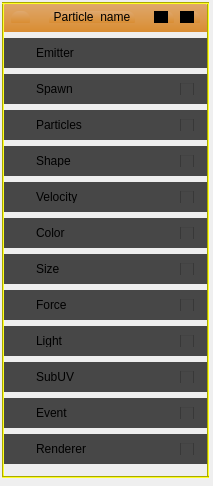
<?xml version="1.0" encoding="UTF-8"?>
<ui version="4.0">
 <class>particleItemWidget</class>
 <widget class="QWidget" name="particleItemWidget">
  <property name="windowModality">
   <enum>Qt::NonModal</enum>
  </property>
  <property name="geometry">
   <rect>
    <x>0</x>
    <y>0</y>
    <width>213</width>
    <height>486</height>
   </rect>
  </property>
  <property name="minimumSize">
   <size>
    <width>0</width>
    <height>0</height>
   </size>
  </property>
  <property name="windowTitle">
   <string>Item</string>
  </property>
  <property name="inputMethodHints">
   <set>Qt::ImhNone</set>
  </property>
  <widget class="QWidget" name="verticalLayoutWidget">
   <property name="geometry">
    <rect>
     <x>0</x>
     <y>0</y>
     <width>211</width>
     <height>481</height>
    </rect>
   </property>
   <layout class="QVBoxLayout" name="verticalLayout">
    <property name="leftMargin">
     <number>2</number>
    </property>
    <property name="topMargin">
     <number>2</number>
    </property>
    <property name="rightMargin">
     <number>2</number>
    </property>
    <property name="bottomMargin">
     <number>2</number>
    </property>
    <item>
     <widget class="OpenParticleSystemEditor::ParticleLineWidget" name="titleWidget" native="true">
      <property name="maximumSize">
       <size>
        <width>16777215</width>
        <height>30</height>
       </size>
      </property>
      <property name="styleSheet">
       <string notr="true">background-color: qlineargradient(spread:pad, x1:0, x2:0, y1:0, y2:1, stop:0 rgba(223, 169, 112, 255), stop:1 rgba(217, 141, 50, 255));
border-top-left-radius: 8px;
border-top-right-radius: 8px;
border-bottom-left-radius: 1px;
border-bottom-right-radius: 1px;
</string>
      </property>
      <layout class="QHBoxLayout" name="horizontalLayout_13">
       <item>
        <widget class="QToolButton" name="toolButton">
         <property name="text">
          <string/>
         </property>
        </widget>
       </item>
       <item>
        <spacer name="horizontalSpacer">
         <property name="orientation">
          <enum>Qt::Horizontal</enum>
         </property>
         <property name="sizeHint" stdset="0">
          <size>
           <width>40</width>
           <height>20</height>
          </size>
         </property>
        </spacer>
       </item>
       <item>
        <widget class="QToolButton" name="btnParticleName">
         <property name="text">
          <string>Particle_name</string>
         </property>
        </widget>
       </item>
       <item>
        <spacer name="horizontalSpacer_2">
         <property name="orientation">
          <enum>Qt::Horizontal</enum>
         </property>
         <property name="sizeHint" stdset="0">
          <size>
           <width>40</width>
           <height>20</height>
          </size>
         </property>
        </spacer>
       </item>
       <item>
        <widget class="QCheckBox" name="checkSolo">
         <property name="enabled">
          <bool>true</bool>
         </property>
         <property name="sizePolicy">
          <sizepolicy hsizetype="Fixed" vsizetype="Fixed">
           <horstretch>0</horstretch>
           <verstretch>0</verstretch>
          </sizepolicy>
         </property>
         <property name="styleSheet">
          <string notr="true">
               QCheckBox::indicator:unchecked{image: url(:/Gallery/Asset_File.svg);}
               QCheckBox::indicator:checked{image: url(:/Gallery/Favorite_File.svg);}
             </string>
         </property>
         <property name="text">
          <string/>
         </property>
         <property name="checked">
          <bool>false</bool>
         </property>
        </widget>
       </item>
       <item>
        <widget class="QCheckBox" name="checkParticleName">
         <property name="sizePolicy">
          <sizepolicy hsizetype="Fixed" vsizetype="Fixed">
           <horstretch>0</horstretch>
           <verstretch>0</verstretch>
          </sizepolicy>
         </property>
         <property name="styleSheet">
          <string notr="true">QCheckBox::indicator:unchecked{image: url(:/stylesheet/img/UI20/checkbox/off.svg);}
QCheckBox::indicator:checked{image: url(:/stylesheet/img/UI20/checkbox/on.svg);}</string>
         </property>
         <property name="text">
          <string/>
         </property>
         <property name="checked">
          <bool>true</bool>
         </property>
        </widget>
       </item>
      </layout>
     </widget>
    </item>
    <item>
     <widget class="OpenParticleSystemEditor::ParticleLineWidget" name="emitterWidget" native="true">
      <property name="maximumSize">
       <size>
        <width>16777215</width>
        <height>30</height>
       </size>
      </property>
      <property name="styleSheet">
       <string notr="true">background-color: #474747;
border-radius: 1px;</string>
      </property>
      <layout class="QHBoxLayout" name="horizontalLayout_25">
       <item>
        <widget class="QToolButton" name="toolButton_21">
         <property name="text">
          <string/>
         </property>
         <property name="icon">
          <iconset resource="../../../../../Engines/o3de/Code/Framework/AzQtComponents/AzQtComponents/Components/resources.qrc">
           <normaloff>:/ColorPickerDialog/ColorGrid/toggle-normal-on.svg</normaloff>:/ColorPickerDialog/ColorGrid/toggle-normal-on.svg</iconset>
         </property>
        </widget>
       </item>
       <item>
        <widget class="QLabel" name="label_21">
         <property name="text">
          <string>Emitter</string>
         </property>
        </widget>
       </item>
      </layout>
     </widget>
    </item>
    <item>
     <widget class="OpenParticleSystemEditor::ParticleLineWidget" name="spawnWidget" native="true">
      <property name="maximumSize">
       <size>
        <width>16777215</width>
        <height>30</height>
       </size>
      </property>
      <property name="styleSheet">
       <string notr="true">background-color: #474747;
border-radius: 1px;</string>
      </property>
      <layout class="QHBoxLayout" name="horizontalLayout_24">
       <item>
        <widget class="QToolButton" name="toolButton_20">
         <property name="text">
          <string/>
         </property>
         <property name="icon">
          <iconset resource="../../../../../Engines/o3de/Code/Framework/AzQtComponents/AzQtComponents/Components/resources.qrc">
           <normaloff>:/Gallery/Grid-small.svg</normaloff>:/Gallery/Grid-small.svg</iconset>
         </property>
        </widget>
       </item>
       <item>
        <widget class="QLabel" name="label_20">
         <property name="text">
          <string>Spawn</string>
         </property>
        </widget>
       </item>
       <item>
        <widget class="QCheckBox" name="checkSpawn">
         <property name="sizePolicy">
          <sizepolicy hsizetype="Fixed" vsizetype="Fixed">
           <horstretch>0</horstretch>
           <verstretch>0</verstretch>
          </sizepolicy>
         </property>
         <property name="styleSheet">
          <string notr="true">QCheckBox::indicator:unchecked{image: url(:/stylesheet/img/UI20/checkbox/off.svg);}
QCheckBox::indicator:checked{image: url(:/stylesheet/img/UI20/checkbox/on.svg);}</string>
         </property>
         <property name="text">
          <string/>
         </property>
        </widget>
       </item>
      </layout>
     </widget>
    </item>
    <item>
     <widget class="OpenParticleSystemEditor::ParticleLineWidget" name="particlesWidget" native="true">
      <property name="maximumSize">
       <size>
        <width>16777215</width>
        <height>30</height>
       </size>
      </property>
      <property name="styleSheet">
       <string notr="true">background-color: #474747;
border-radius: 1px;</string>
      </property>
      <layout class="QHBoxLayout" name="horizontalLayout_17">
       <item>
        <widget class="QToolButton" name="toolButton_10">
         <property name="text">
          <string/>
         </property>
         <property name="icon">
          <iconset resource="../../../../../Engines/o3de/Code/Framework/AzQtComponents/AzQtComponents/Components/resources.qrc">
           <normaloff>:/OpenParticleSystem/Icons/Particle.svg</normaloff>:/OpenParticleSystem/Icons/Particle.svg</iconset>
         </property>
        </widget>
       </item>
       <item>
        <widget class="QLabel" name="label_10">
         <property name="text">
          <string>Particles</string>
         </property>
        </widget>
       </item>
       <item>
        <widget class="QCheckBox" name="checkParticles">
         <property name="sizePolicy">
          <sizepolicy hsizetype="Fixed" vsizetype="Fixed">
           <horstretch>0</horstretch>
           <verstretch>0</verstretch>
          </sizepolicy>
         </property>
         <property name="styleSheet">
          <string notr="true">QCheckBox::indicator:unchecked{image: url(:/stylesheet/img/UI20/checkbox/off.svg);}
QCheckBox::indicator:checked{image: url(:/stylesheet/img/UI20/checkbox/on.svg);}</string>
         </property>
         <property name="text">
          <string/>
         </property>
        </widget>
       </item>
      </layout>
     </widget>
    </item>
    <item>
     <widget class="OpenParticleSystemEditor::ParticleLineWidget" name="locationWidget" native="true">
      <property name="maximumSize">
       <size>
        <width>16777215</width>
        <height>30</height>
       </size>
      </property>
      <property name="styleSheet">
       <string notr="true">background-color: #474747;
border-radius: 1px;</string>
      </property>
      <layout class="QHBoxLayout" name="horizontalLayout_18">
       <item>
        <widget class="QToolButton" name="toolButton_11">
         <property name="text">
          <string/>
         </property>
         <property name="icon">
          <iconset resource="../../../../../Engines/o3de/Code/Framework/AzQtComponents/AzQtComponents/Components/resources.qrc">
           <normaloff>:/stylesheet/img/UI20/toolbar/SketchMode.svg</normaloff>:/stylesheet/img/UI20/toolbar/SketchMode.svg</iconset>
         </property>
        </widget>
       </item>
       <item>
        <widget class="QLabel" name="label_11">
         <property name="text">
          <string>Shape</string>
         </property>
        </widget>
       </item>
       <item>
        <widget class="QCheckBox" name="checkLocation">
         <property name="sizePolicy">
          <sizepolicy hsizetype="Fixed" vsizetype="Fixed">
           <horstretch>0</horstretch>
           <verstretch>0</verstretch>
          </sizepolicy>
         </property>
         <property name="styleSheet">
          <string notr="true">QCheckBox::indicator:unchecked{image: url(:/stylesheet/img/UI20/checkbox/off.svg);}
QCheckBox::indicator:checked{image: url(:/stylesheet/img/UI20/checkbox/on.svg);}</string>
         </property>
         <property name="text">
          <string/>
         </property>
         <property name="iconSize">
          <size>
           <width>13</width>
           <height>13</height>
          </size>
         </property>
        </widget>
       </item>
      </layout>
     </widget>
    </item>
    <item>
     <widget class="OpenParticleSystemEditor::ParticleLineWidget" name="velocityWidget" native="true">
      <property name="maximumSize">
       <size>
        <width>16777215</width>
        <height>30</height>
       </size>
      </property>
      <property name="styleSheet">
       <string notr="true">background-color: #474747;
border-radius: 1px;</string>
      </property>
      <layout class="QHBoxLayout" name="horizontalLayout_19">
       <item>
        <widget class="QToolButton" name="toolButton_12">
         <property name="text">
          <string/>
         </property>
         <property name="icon">
          <iconset resource="../../../../../Engines/o3de/Code/Framework/AzQtComponents/AzQtComponents/Components/resources.qrc">
           <normaloff>:/stylesheet/img/UI20/toolbar/joints/SwingLimits.svg</normaloff>:/stylesheet/img/UI20/toolbar/joints/SwingLimits.svg</iconset>
         </property>
        </widget>
       </item>
       <item>
        <widget class="QLabel" name="label_12">
         <property name="text">
          <string>Velocity</string>
         </property>
        </widget>
       </item>
       <item>
        <widget class="QCheckBox" name="checkVelocity">
         <property name="sizePolicy">
          <sizepolicy hsizetype="Fixed" vsizetype="Fixed">
           <horstretch>0</horstretch>
           <verstretch>0</verstretch>
          </sizepolicy>
         </property>
         <property name="styleSheet">
          <string notr="true">QCheckBox::indicator:unchecked{image: url(:/stylesheet/img/UI20/checkbox/off.svg);}
QCheckBox::indicator:checked{image: url(:/stylesheet/img/UI20/checkbox/on.svg);}</string>
         </property>
         <property name="text">
          <string/>
         </property>
        </widget>
       </item>
      </layout>
     </widget>
    </item>
    <item>
     <widget class="OpenParticleSystemEditor::ParticleLineWidget" name="colorWidget" native="true">
      <property name="maximumSize">
       <size>
        <width>16777215</width>
        <height>30</height>
       </size>
      </property>
      <property name="styleSheet">
       <string notr="true">background-color: #474747;
border-radius: 1px;</string>
      </property>
      <layout class="QHBoxLayout" name="horizontalLayout_26">
       <item>
        <widget class="QToolButton" name="toolButton_17">
         <property name="text">
          <string/>
         </property>
         <property name="icon">
          <iconset resource="../../../../../Engines/o3de/Code/Framework/AzQtComponents/AzQtComponents/Components/resources.qrc">
           <normaloff>:/ColorPickerDialog/ColorGrid/eyedropper-normal.svg</normaloff>:/ColorPickerDialog/ColorGrid/eyedropper-normal.svg</iconset>
         </property>
        </widget>
       </item>
       <item>
        <widget class="QLabel" name="label_17">
         <property name="text">
          <string>Color</string>
         </property>
        </widget>
       </item>
       <item>
        <widget class="QCheckBox" name="checkColor">
         <property name="sizePolicy">
          <sizepolicy hsizetype="Fixed" vsizetype="Fixed">
           <horstretch>0</horstretch>
           <verstretch>0</verstretch>
          </sizepolicy>
         </property>
         <property name="styleSheet">
          <string notr="true">QCheckBox::indicator:unchecked{image: url(:/stylesheet/img/UI20/checkbox/off.svg);}
QCheckBox::indicator:checked{image: url(:/stylesheet/img/UI20/checkbox/on.svg);}</string>
         </property>
         <property name="text">
          <string/>
         </property>
        </widget>
       </item>
      </layout>
     </widget>
    </item>
    <item>
     <widget class="OpenParticleSystemEditor::ParticleLineWidget" name="sizeWidget" native="true">
      <property name="maximumSize">
       <size>
        <width>16777215</width>
        <height>30</height>
       </size>
      </property>
      <property name="styleSheet">
       <string notr="true">background-color: #474747;
border-radius: 1px;</string>
      </property>
      <layout class="QHBoxLayout" name="horizontalLayout_20">
       <item>
        <widget class="QToolButton" name="toolButton_13">
         <property name="text">
          <string/>
         </property>
         <property name="icon">
          <iconset resource="../../../../../Engines/o3de/Code/Framework/AzQtComponents/AzQtComponents/Components/resources.qrc">
           <normaloff>:/stylesheet/img/UI20/toolbar/Measure.svg</normaloff>:/stylesheet/img/UI20/toolbar/Measure.svg</iconset>
         </property>
        </widget>
       </item>
       <item>
        <widget class="QLabel" name="label_13">
         <property name="text">
          <string>Size</string>
         </property>
        </widget>
       </item>
       <item>
        <widget class="QCheckBox" name="checkSize">
         <property name="sizePolicy">
          <sizepolicy hsizetype="Fixed" vsizetype="Fixed">
           <horstretch>0</horstretch>
           <verstretch>0</verstretch>
          </sizepolicy>
         </property>
         <property name="styleSheet">
          <string notr="true">QCheckBox::indicator:unchecked{image: url(:/stylesheet/img/UI20/checkbox/off.svg);}
QCheckBox::indicator:checked{image: url(:/stylesheet/img/UI20/checkbox/on.svg);}</string>
         </property>
         <property name="text">
          <string/>
         </property>
        </widget>
       </item>
      </layout>
     </widget>
    </item>
    <item>
     <widget class="OpenParticleSystemEditor::ParticleLineWidget" name="forceWidget" native="true">
      <property name="maximumSize">
       <size>
        <width>16777215</width>
        <height>30</height>
       </size>
      </property>
      <property name="styleSheet">
       <string notr="true">background-color: #474747;
border-radius: 1px;</string>
      </property>
      <layout class="QHBoxLayout" name="horizontalLayout_21">
       <item>
        <widget class="QToolButton" name="toolButton_14">
         <property name="text">
          <string/>
         </property>
         <property name="icon">
          <iconset resource="../../../../../Engines/o3de/Code/Framework/AzQtComponents/AzQtComponents/Components/resources.qrc">
           <normaloff>:/stylesheet/img/UI20/toolbar/joints/MaxForce.svg</normaloff>:/stylesheet/img/UI20/toolbar/joints/MaxForce.svg</iconset>
         </property>
        </widget>
       </item>
       <item>
        <widget class="QLabel" name="label_14">
         <property name="text">
          <string>Force</string>
         </property>
        </widget>
       </item>
       <item>
        <widget class="QCheckBox" name="checkForce">
         <property name="sizePolicy">
          <sizepolicy hsizetype="Fixed" vsizetype="Fixed">
           <horstretch>0</horstretch>
           <verstretch>0</verstretch>
          </sizepolicy>
         </property>
         <property name="styleSheet">
          <string notr="true">QCheckBox::indicator:unchecked{image: url(:/stylesheet/img/UI20/checkbox/off.svg);}
QCheckBox::indicator:checked{image: url(:/stylesheet/img/UI20/checkbox/on.svg);}</string>
         </property>
         <property name="text">
          <string/>
         </property>
        </widget>
       </item>
      </layout>
     </widget>
    </item>
    <item>
     <widget class="OpenParticleSystemEditor::ParticleLineWidget" name="lightWidget" native="true">
      <property name="maximumSize">
       <size>
        <width>16777215</width>
        <height>30</height>
       </size>
      </property>
      <property name="styleSheet">
       <string notr="true">background-color: #474747;
border-radius: 1px;</string>
      </property>
      <layout class="QHBoxLayout" name="horizontalLayout_27">
       <item>
        <widget class="QToolButton" name="toolButton_18">
         <property name="text">
          <string/>
         </property>
         <property name="icon">
          <iconset resource="../../../../../Engines/o3de/Code/Framework/AzQtComponents/AzQtComponents/Components/resources.qrc">
           <normaloff>:/stylesheet/img/UI20/toolbar/Lighting.svg</normaloff>:/stylesheet/img/UI20/toolbar/Lighting.svg</iconset>
         </property>
        </widget>
       </item>
       <item>
        <widget class="QLabel" name="label_18">
         <property name="text">
          <string>Light</string>
         </property>
        </widget>
       </item>
       <item>
        <widget class="QCheckBox" name="checkLight">
         <property name="sizePolicy">
          <sizepolicy hsizetype="Fixed" vsizetype="Fixed">
           <horstretch>0</horstretch>
           <verstretch>0</verstretch>
          </sizepolicy>
         </property>
         <property name="styleSheet">
          <string notr="true">QCheckBox::indicator:unchecked{image: url(:/stylesheet/img/UI20/checkbox/off.svg);}
QCheckBox::indicator:checked{image: url(:/stylesheet/img/UI20/checkbox/on.svg);}</string>
         </property>
         <property name="text">
          <string/>
         </property>
        </widget>
       </item>
      </layout>
     </widget>
    </item>
    <item>
     <widget class="OpenParticleSystemEditor::ParticleLineWidget" name="subUVWidget" native="true">
      <property name="maximumSize">
       <size>
        <width>16777215</width>
        <height>30</height>
       </size>
      </property>
      <property name="styleSheet">
       <string notr="true">background-color: #474747;
border-radius: 1px;</string>
      </property>
      <layout class="QHBoxLayout" name="horizontalLayout_22">
       <item>
        <widget class="QToolButton" name="toolButton_15">
         <property name="text">
          <string/>
         </property>
         <property name="icon">
          <iconset resource="../../../../../Engines/o3de/Code/Framework/AzQtComponents/AzQtComponents/Components/resources.qrc">
           <normaloff>:/stylesheet/img/UI20/toolbar/XY2_copy.svg</normaloff>:/stylesheet/img/UI20/toolbar/XY2_copy.svg</iconset>
         </property>
        </widget>
       </item>
       <item>
        <widget class="QLabel" name="label_15">
         <property name="text">
          <string>SubUV</string>
         </property>
        </widget>
       </item>
       <item>
        <widget class="QCheckBox" name="checkSubUV">
         <property name="sizePolicy">
          <sizepolicy hsizetype="Fixed" vsizetype="Fixed">
           <horstretch>0</horstretch>
           <verstretch>0</verstretch>
          </sizepolicy>
         </property>
         <property name="styleSheet">
          <string notr="true">QCheckBox::indicator:unchecked{image: url(:/stylesheet/img/UI20/checkbox/off.svg);}
QCheckBox::indicator:checked{image: url(:/stylesheet/img/UI20/checkbox/on.svg);}</string>
         </property>
         <property name="text">
          <string/>
         </property>
        </widget>
       </item>
      </layout>
     </widget>
    </item>
    <item>
     <widget class="OpenParticleSystemEditor::ParticleLineWidget" name="eventWidget" native="true">
      <property name="maximumSize">
       <size>
        <width>16777215</width>
        <height>30</height>
       </size>
      </property>
      <property name="styleSheet">
       <string notr="true">background-color: #474747;
border-radius: 1px;</string>
      </property>
      <layout class="QHBoxLayout" name="horizontalLayout_28">
       <item>
        <widget class="QToolButton" name="toolButton_19">
         <property name="text">
          <string/>
         </property>
         <property name="icon">
          <iconset resource="../../../../../Engines/o3de/Code/Framework/AzQtComponents/AzQtComponents/Components/resources.qrc">
           <normaloff>:/stylesheet/img/logging/pending.svg</normaloff>:/stylesheet/img/logging/pending.svg</iconset>
         </property>
        </widget>
       </item>
       <item>
        <widget class="QLabel" name="label_19">
         <property name="text">
          <string>Event</string>
         </property>
        </widget>
       </item>
       <item>
        <widget class="QCheckBox" name="checkEvent">
         <property name="sizePolicy">
          <sizepolicy hsizetype="Fixed" vsizetype="Fixed">
           <horstretch>0</horstretch>
           <verstretch>0</verstretch>
          </sizepolicy>
         </property>
         <property name="styleSheet">
          <string notr="true">QCheckBox::indicator:unchecked{image: url(:/stylesheet/img/UI20/checkbox/off.svg);}
QCheckBox::indicator:checked{image: url(:/stylesheet/img/UI20/checkbox/on.svg);}</string>
         </property>
         <property name="text">
          <string/>
         </property>
        </widget>
       </item>
      </layout>
     </widget>
    </item>
    <item>
     <widget class="OpenParticleSystemEditor::ParticleLineWidget" name="rendererWidget" native="true">
      <property name="maximumSize">
       <size>
        <width>16777215</width>
        <height>30</height>
       </size>
      </property>
      <property name="styleSheet">
       <string notr="true">background-color: #474747;
border-radius: 1px;</string>
      </property>
      <layout class="QHBoxLayout" name="horizontalLayout_23">
       <item>
        <widget class="QToolButton" name="toolButton_16">
         <property name="text">
          <string/>
         </property>
         <property name="icon">
          <iconset resource="../../../../../Engines/o3de/Code/Framework/AzQtComponents/AzQtComponents/Components/resources.qrc">
           <normaloff>:/stylesheet/img/UI20/toolbar/AutoFit.svg</normaloff>:/stylesheet/img/UI20/toolbar/AutoFit.svg</iconset>
         </property>
        </widget>
       </item>
       <item>
        <widget class="QLabel" name="label_16">
         <property name="text">
          <string>Renderer</string>
         </property>
        </widget>
       </item>
       <item>
        <widget class="QCheckBox" name="checkRenderer">
         <property name="sizePolicy">
          <sizepolicy hsizetype="Fixed" vsizetype="Fixed">
           <horstretch>0</horstretch>
           <verstretch>0</verstretch>
          </sizepolicy>
         </property>
         <property name="styleSheet">
          <string notr="true">QCheckBox::indicator:unchecked{image: url(:/stylesheet/img/UI20/checkbox/off.svg);}
QCheckBox::indicator:checked{image: url(:/stylesheet/img/UI20/checkbox/on.svg);}</string>
         </property>
         <property name="text">
          <string/>
         </property>
        </widget>
       </item>
      </layout>
     </widget>
    </item>
    <item>
     <spacer name="verticalSpacer">
      <property name="orientation">
       <enum>Qt::Vertical</enum>
      </property>
      <property name="sizeHint" stdset="0">
       <size>
        <width>20</width>
        <height>40</height>
       </size>
      </property>
     </spacer>
    </item>
   </layout>
  </widget>
  <widget class="Line" name="lineLeft">
   <property name="geometry">
    <rect>
     <x>2</x>
     <y>2</y>
     <width>2</width>
     <height>474</height>
    </rect>
   </property>
   <property name="styleSheet">
    <string notr="true">order-top: 1px solid yellow; background-color: yellow; </string>
   </property>
   <property name="orientation">
    <enum>Qt::Vertical</enum>
   </property>
  </widget>
  <widget class="Line" name="lineRight">
   <property name="geometry">
    <rect>
     <x>207</x>
     <y>2</y>
     <width>2</width>
     <height>474</height>
    </rect>
   </property>
   <property name="styleSheet">
    <string notr="true">order-top: 1px solid yellow; background-color: yellow; </string>
   </property>
   <property name="orientation">
    <enum>Qt::Vertical</enum>
   </property>
  </widget>
  <widget class="Line" name="lineBotton">
   <property name="geometry">
    <rect>
     <x>2</x>
     <y>476</y>
     <width>207</width>
     <height>2</height>
    </rect>
   </property>
   <property name="styleSheet">
    <string notr="true">order-top: 1px solid yellow; background-color: yellow; </string>
   </property>
   <property name="orientation">
    <enum>Qt::Horizontal</enum>
   </property>
  </widget>
  <widget class="Line" name="lineTop">
   <property name="geometry">
    <rect>
     <x>2</x>
     <y>2</y>
     <width>207</width>
     <height>2</height>
    </rect>
   </property>
   <property name="styleSheet">
    <string notr="true">order-top: 1px solid yellow; background-color: yellow; </string>
   </property>
   <property name="orientation">
    <enum>Qt::Horizontal</enum>
   </property>
  </widget>
 </widget>
 <customwidgets>
  <customwidget>
   <class>OpenParticleSystemEditor::ParticleLineWidget</class>
   <extends>QWidget</extends>
   <header>ParticleLineWidget.h</header>
  </customwidget>
 </customwidgets>
 <resources>
  <include location="OpenParticleEditor.qrc"/>
 </resources>
 <connections/>
</ui>
